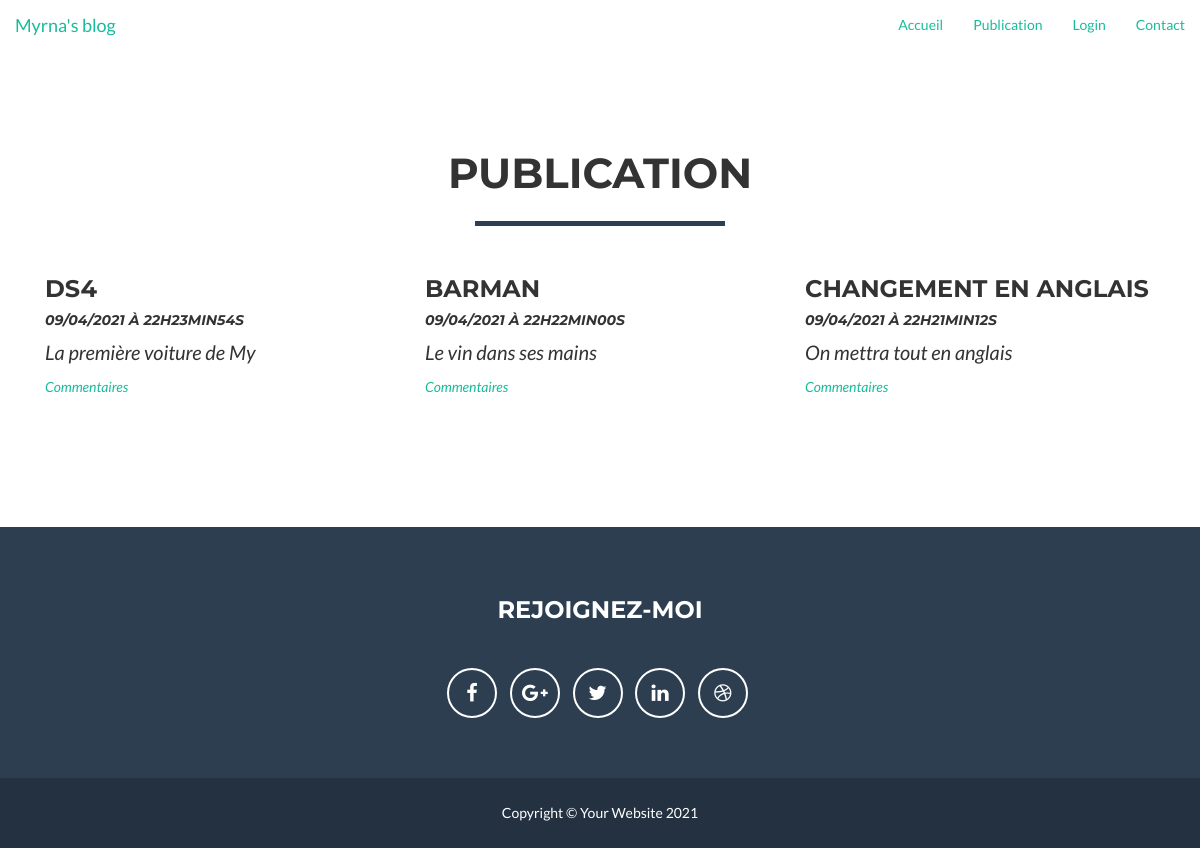
The page /index.php?action=getListPost on the database its author committed.
### tables this page shows
CREATE TABLE IF NOT EXISTS `post` (
  `id_post` int(11) NOT NULL AUTO_INCREMENT,
  `title` varchar(70) NOT NULL,
  `date_post` datetime NOT NULL,
  `chapo` varchar(255) NOT NULL,
  `content` text NOT NULL,
  `author` varchar(70) NOT NULL,
  PRIMARY KEY (`id_post`)
);

### controllers/ctrlListPost.php (called while the page is built, shortened)
<?php
require_once('model/PostManager.php');
class ctrlListPost
{
  public function getListPost()
	{
		$instance_post=new \Myrna\projet3\Blog\model\PostManager();
		$resultat= $instance_post->getPosts();
		require('view/frontend/listPost.php');
	}
}

### index.php (called while the page is built)
<?php
require_once 'controllers/switcher.php';
$switcher= new Switcher();
$switcher->switchRequete();
?>

### model/PostManager.php (called while the page is built, shortened)
<?php
class PostManager extends Manager
{
	function getPosts()
	{
	    $bdd=$this->bddConnexion();
	    $sql='SELECT id_post,title,DATE_FORMAT(date_post,\'%d/%m/%Y à %Hh%imin%ss\' )
			 AS date_post_fr,chapo,content,author FROM post ORDER BY date_post DESC LIMIT 0,5';
	    $request=$bdd->query($sql);
		return $request;
	}
}
?>

### view/frontend/listPost.php (the view, shortened to what this page needs)
    <section id="portfolio">
        <div class="container">
            <div class="row">
                <div class="col-lg-12 text-center">
                    <h2>Publication</h2>
                    <hr class="star-primary">
                </div>
            </div>
            <?php
               while ($data= $resultat->fetch())
                {
            ?>
                 <div class="col-sm-4 portfolio-item">
                    <h3>
                        <strong>  <?= htmlspecialchars($data['title'])?>
                        </strong><br/>
                    </h3>
                    <h5>
                        <em><?= $data['date_post_fr'] ?></em>
                    </h5>
                    <p>
                       <?= '<em>'.nl2br(htmlspecialchars($data['chapo']) ).'</em>'.'<br/>'; ?>
                    </p>
                    <a href=index.php?action=getPostComments&amp;id_article=<?= $data['id_post']; ?>" class="portfolio-link" data-toggle="modal">
                        <em>Commentaires</em>
                    </a>
                </div>
            <?php
                }
            ?>
        </div>
    </section>
<?php $content=ob_get_clean(); ?>
<?php require('template.php'); ?>

### controllers/switcher.php (shortened to what this page needs)
<?php
require_once('controllers/ctrlListPost.php');
class Switcher
{
	private $ctrlHomeView;
	private $ctrlListPost;
	public function __construct()
	{
		$this-> ctrlHomeView = new ctrlHomeView();
		$this-> ctrlListPost= new ctrlListPost();
	}
	public function switchRequete()
	{
		try
		{
			if (isset($_GET['action']))
			{
				switch ($_GET['action'])
				{
					case 'getListPost':
						$this-> ctrlListPost->getListPost();
						break;
				}
			}
			else
			{
				$this->ctrlHomeView->homeView();
				header('Location:index.php?action=homeView');
			}
		} catch (Exception $e)
		{
			echo 'Erreur : '.$e->getMessage();
		}
	}
}

### view/frontend/template.php (shortened to what this page needs)
<!DOCTYPE html>
<html>
<head>
    <link href="public/vendor/bootstrap/css/bootstrap.min.css" rel="stylesheet">
    <link href="public/css/freelancer.min.css" rel="stylesheet">
    <link href="public/vendor/font-awesome/css/font-awesome.min.css" rel="stylesheet" type="text/css">
</head>
<body>
            <div class="navbar-header page-scroll">
                <a class="navbar-brand" href="#page-top">Myrna's blog</a>
            </div>
            <div class="collapse navbar-collapse" id="bs-example-navbar-collapse-1">
                <ul class="nav navbar-nav navbar-right">
                     <li class="page-scroll">
                        <a href="index.php?action=homeView">Accueil</a>
                    </li>
                    <li class="page-scroll">
                        <a href="index.php?action=getListPost">Publication</a>
                    </li>
                    <li class="page-scroll">
                        <a href="index.php?action=connectView">Login</a>
                    </li>
                    <li class="page-scroll">
                        <a href="index.php?">Contact</a>
                    </li>
                </ul>
            </div>
    <?= $content; ?>
<footer class="text-center">
    <div class="footer-above">
        <div class="container">
            <div class="row">
                <div class="footer-col col-md-4"></div>
                <div class="footer-col col-md-4">
                    <h3>Rejoignez-moi</h3>
                    <ul class="list-inline">
                        <li>
                            <a href="#" class="btn-social btn-outline"><i class="fa fa-fw fa-facebook"></i></a>
                        </li>
                        <li>
                            <a href="#" class="btn-social btn-outline"><i class="fa fa-fw fa-google-plus"></i></a>
                        </li>
                        <li>
                            <a href="#" class="btn-social btn-outline"><i class="fa fa-fw fa-twitter"></i></a>
                        </li>
                        <li>
                            <a href="#" class="btn-social btn-outline"><i class="fa fa-fw fa-linkedin"></i></a>
                        </li>
                        <li>
                            <a href="#" class="btn-social btn-outline"><i class="fa fa-fw fa-dribbble"></i></a>
                        </li>
                    </ul>
                </div>
                <div class="footer-col col-md-4"></div>
            </div>
        </div>
    </div>
    <div class="footer-below">
        <div class="container">
            <div class="row">
                <div class="col-lg-12">
                    Copyright &copy; Your Website 2021
                </div>
            </div>
        </div>
    </div>
</footer>
</body>
</html>

### rows shown on the page
post: title "DS4", date_post_fr "09/04/2021 À 22H23MIN54S", chapo "La première voiture de My"
post: title "BARMAN", date_post_fr "09/04/2021 À 22H22MIN00S", chapo "Le vin dans ses mains"
post: title "CHANGEMENT EN ANGLAIS", date_post_fr "09/04/2021 À 22H21MIN12S", chapo "On mettra tout en anglais"
